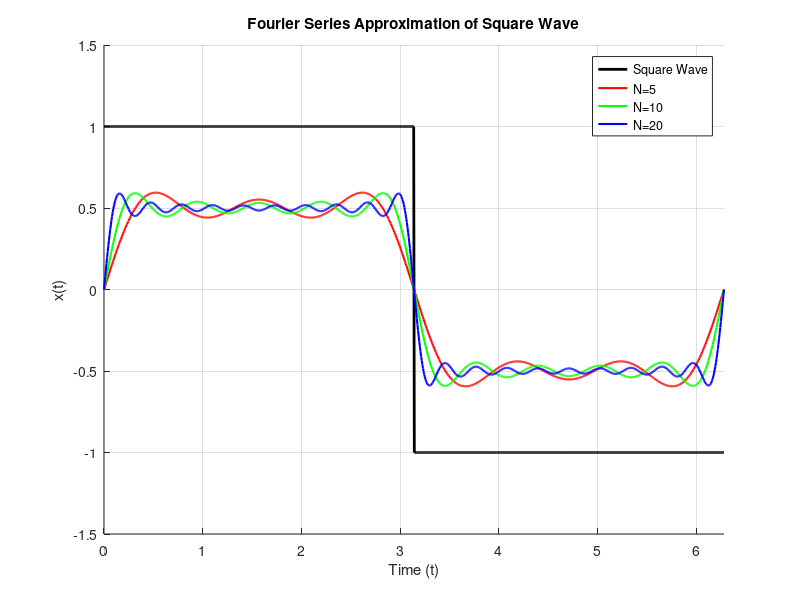

Source code (MATLAB):
% Clear workspace and command window
clear; clc;

% Define parameters
T = 2 * pi;                % Period
t = linspace(0, T, 1000); % Time vector
x = zeros(size(t));        % Initialize square wave

% Define the square wave
x(t < pi) = 1;             % For 0 <= t < π
x(t >= pi) = -1;          % For π <= t < 2π

% Number of terms for Fourier series approximations
N_terms = [5, 10, 20];
approx = zeros(length(t), length(N_terms)); % Initialize approximation matrix

% Calculate Fourier series approximation
for idx = 1:length(N_terms)
    N = N_terms(idx); % Get current N
    approx(:, idx) = zeros(size(t)); % Reset approximation for current N
    for n = 1:2:N % Only odd n
        bn = 2 / (n * pi); % Fourier coefficient
        approx(:, idx) = approx(:, idx) + bn * sin(n * t(:)); % Ensure t is a column vector
    end
end

% Plotting
figure;
hold on;
plot(t, x, 'k', 'LineWidth', 2); % Original square wave
colors = ['r', 'g', 'b']; % Colors for different N
for idx = 1:length(N_terms)
    plot(t, approx(:, idx), colors(idx), 'LineWidth', 1.5); % Plot approximations
end
hold off;

% Customize the plot
legend('Square Wave', 'N=5', 'N=10', 'N=20');
title('Fourier Series Approximation of Square Wave');
xlabel('Time (t)');
ylabel('x(t)');
grid on;
axis([0 T -1.5 1.5]); % Set axis limits
